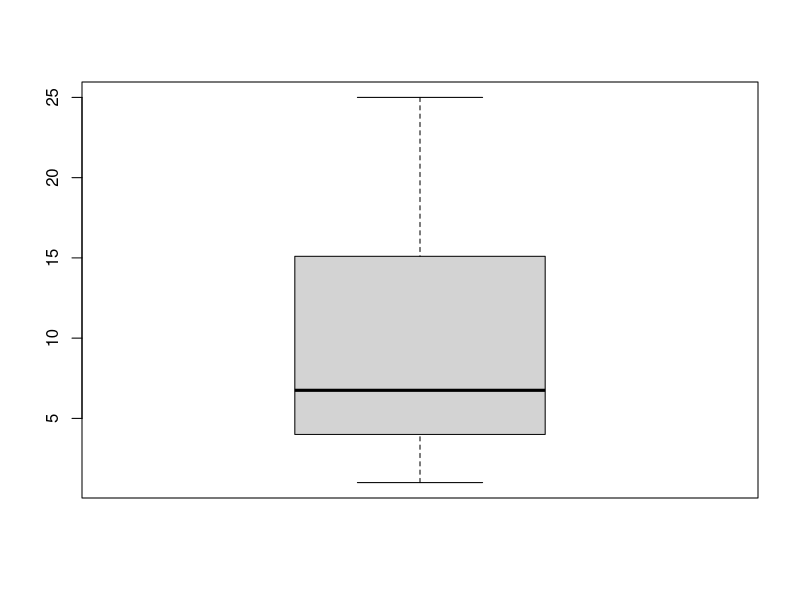
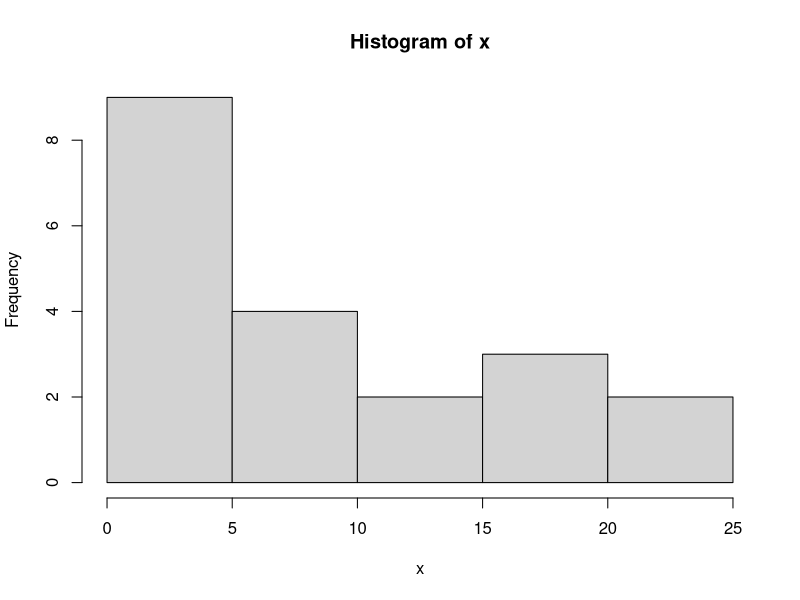

R code for these plots, in order:
convert_Fo_to_Co <- function(temp) {
  Co <- ((temp - 32) * (5 / 9))
  return(Co)
}
# freezing point of water
convert_Fo_to_Co(32)

# boiling point of water
convert_Fo_to_Co(212)

# level of a human fever
convert_Fo_to_Co(100)

# coldest month in Maryland - January: an average
convert_Fo_to_Co(54.6)


#Second Custom Function: Sum of 2 squares
#sum(df$x^2 + df$y^2){print(sum())}

sum_of_squares <- function(num1,num2) {
  return(sum(num1^2 + num2^2) )
}
# test1 
sum_of_squares(1,2)

#test2
sum_of_squares(2,4)

#test3
sum_of_squares(3,5)

#test4
sum_of_squares(5,8)

#Third Custom Function - Univariate data set - Summary of Statistics 
#create variable with 20 values
x <- c(1, 1, 2, 3.5, 4, 4, 4, 5, 5, 6.5, 7, 7.4, 8, 13, 14.2, 16, 17, 19, 21, 25)

summary_of_stats <- function(dataset) {
  minval <- min(dataset)
  meanval <- mean(dataset)
  maxval <- max(dataset)
  deviation <- sd(dataset)
  answer <- c(minval, meanval, maxval, deviation)
  return(answer)
}
summary_of_stats(x)

#Test1
y <- c(1, 2, 3, 4, 5, 5, 6, 7, 8, 9, 10)
summary_of_stats(y)

#Test2
a <- c(100, 200, 300, 400, 500, 600, 700, 800, 900)
summary_of_stats(a)

#Test3
b <- c(500, 1000, 2000, 3000, 7000, 10)
summary_of_stats(b)

#Test4
m <- c(25, 50, 75, 100, 125, 150, 175, 200)
summary_of_stats(m)

#Fourth Custom Function - Univariate dataset with boxplot of the raw dataset & 


x <- c(1, 1, 2, 3.5, 4, 4, 4, 5, 5, 6.5, 7, 7.4, 8, 13, 14.2, 16, 17, 19, 21, 25)

custom_boxplot <- function(x){
  return (boxplot(x))
}

custom_boxplot(x)

# histogram of the square root transformed dataset

x <- c(1, 1, 2, 3.5, 4, 4, 4, 5, 5, 6.5, 7, 7.4, 8, 13, 14.2, 16, 17, 19, 21, 25)

custom_hist <- function(x){
  return (hist(x))
}

custom_hist(x)

#Fifth custom function - Convert Celcius to Kelvin

convert_Co_to_K <- function(temp) {
  Co <- ((temp - 0) + 273.15)
  return(Co)
}
#5 Co is equal to what in Kelvin
convert_Co_to_K(5)

#Freezing point in Kelvin
convert_Co_to_K(0)

#Human body average temperature 
convert_Co_to_K(37)

#Canine body temperature average
convert_Co_to_K(39.2)

#Average temperature of the ocean's surface 
convert_Co_to_K(17)